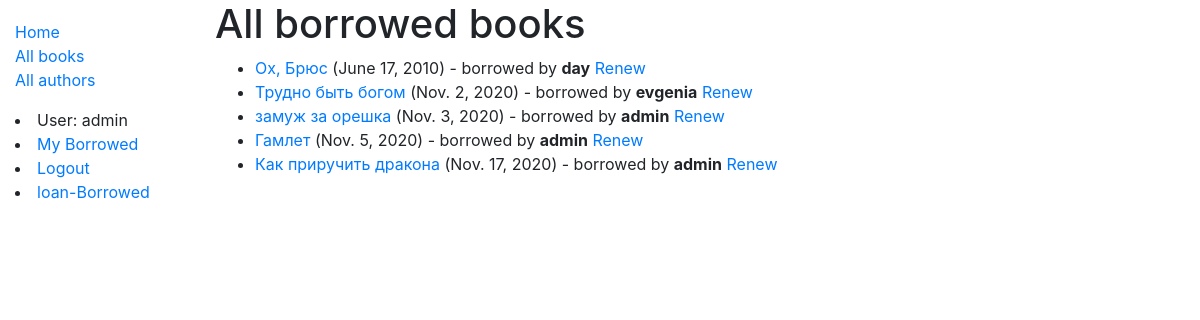
Page /catalog/loanbooks/ (signed in) on the earlier database version.
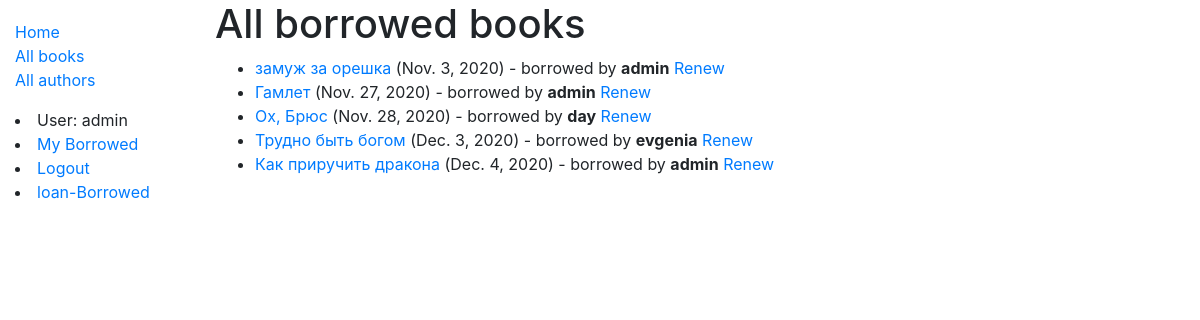
Same page on the later database version.
### catalog/models.py (models this page shows, shortened)
class BookInstance(models.Model):
    id = models.UUIDField(primary_key=True, default=uuid.uuid4, help_text='Unique ID for this particular book across whole library')
    book = models.ForeignKey('Book', on_delete=models.SET_NULL, null=True)
    imprint = models.CharField(max_length=200)
    due_back = models.DateField(null=True, blank=True)
    borrower = models.ForeignKey(User, on_delete=models.SET_NULL, null=True, blank=True)
    LOAN_STATUS = (
        ('m', 'Maintenance'),
        ('o', 'On loan'),
        ('a', 'Available'),
        ('r', 'Reserved'),
    )
    status = models.CharField(
        max_length=1,
        choices=LOAN_STATUS,
        blank=True,
        default='m',
        help_text='Book availability',
    )
    class Meta:
        ordering = ['due_back']
        permissions = (("can_mark_returned", "Set book as returned"),)

class Book(models.Model):
    title = models.CharField(max_length=200)
    author = models.ForeignKey('Author', on_delete=models.SET_NULL, null=True)
    summary = models.TextField(max_length=1000, help_text='Enter a brief description of the book')
    isbn = models.CharField('ISBN', max_length=13,
                            help_text='13 Character <a href="https://www.isbn-international.org/content/what-isbn">ISBN number</a>')
    genre = models.ManyToManyField(Genre, help_text='Select a genre for this book')
    def display_genre(self):
        """Create a string for the Genre. This is required to display genre in Admin."""
        return ', '.join(genre.name for genre in self.genre.all()[:3])
    display_genre.short_description = 'Genre'

### catalog/views.py (the view)
# urls.py: path('loanbooks/', views. LoanedBooksListView.as_view(), name='loan-borrowed'),
class LoanedBooksListView(PermissionRequiredMixin, generic.ListView):
    model = BookInstance
    template_name = 'catalog/bookinstance_list_loaned.html'
    paginate_by = 10
    permission_required = 'catalog.can_mark_returned'
    def get_queryset(self):
        return BookInstance.objects.filter(status__exact='o').order_by('due_back')

### catalog/templates/catalog/bookinstance_list_loaned.html
{% extends "base_generic.html" %}
{% block content %}
    <h1>All borrowed books</h1>
    {% if bookinstance_list %}
    <ul>
      {% for bookinst in bookinstance_list %}
      <li >
          {% if perms.catalog.can_mark_returned %}
        <a href="{% url 'book-detail' bookinst.book.pk %}">{{bookinst.book.title}}</a> ({{ bookinst.due_back }}) - borrowed by  <strong>{{ bookinst.borrower }}</strong>
        <a href="{% url 'renew-book-librarian' bookinst.id %}">Renew</a>
      </li>
        {% endif %}
      {% endfor %}
    </ul>
    {% else %}
      <p>There are no books borrowed.</p>
    {% endif %}
{% endblock %}

### catalog/templates/base_generic.html (shortened to what this page needs)
<!DOCTYPE html>
<html lang="en">
<head>
  <link rel="stylesheet" href="https://stackpath.bootstrapcdn.com/bootstrap/4.1.3/css/bootstrap.min.css">
  {% load static %}
  <link rel="stylesheet" href="{% static 'css/styles.css' %}">
</head>
<body>
  <div class="container-fluid">
    <div class="row">
      <div class="col-sm-2">
      {% block sidebar %}
        <ul class="sidebar-nav">
          <li><a href="{% url 'index' %}">Home</a></li>
          <li><a href="{% url 'books' %}">All books</a></li>
          <li><a href="{% url 'authors' %}">All authors</a></li>
        </ul>
            {% if user.is_authenticated %}
             <li>User: {{ user.get_username }}</li>
            <li><a href="{% url 'my-borrowed' %}">My Borrowed</a></li>
             <li><a href="{% url 'logout'%}?next={{request.path}}">Logout</a></li>
            {% if perms.catalog.can_mark_returned %}
                <li><a href="{% url 'loan-borrowed' %}">loan-Borrowed</a></li>
            {% endif %}
   {% else %}
     <li><a href="{% url 'login'%}?next={{request.path}}">Login</a></li>
   {% endif %}
     {% endblock %}
      </div>
      <div class="col-sm-10 ">{% block content %}{% endblock %}</div>
    </div>
  </div>
</body>
</html>

### catalog/static/css/styles.css (style rules this page uses)
.sidebar-nav { margin-top: 20px; padding: 0; list-style: none; }

Differences in the rows shown:
shown differently, row unchanged: BookInstance "Nov. 3, 2020": moves up the list
changed BookInstance "Гамлет": due_back "Nov. 5, 2020" → "Nov. 27, 2020"; moves up the list
changed BookInstance "Ох, Брюс": due_back "June 17, 2010" → "Nov. 28, 2020"
changed BookInstance "Трудно быть богом": due_back "Nov. 2, 2020" → "Dec. 3, 2020"
changed BookInstance "Как приручить дракона": due_back "Nov. 17, 2020" → "Dec. 4, 2020"
